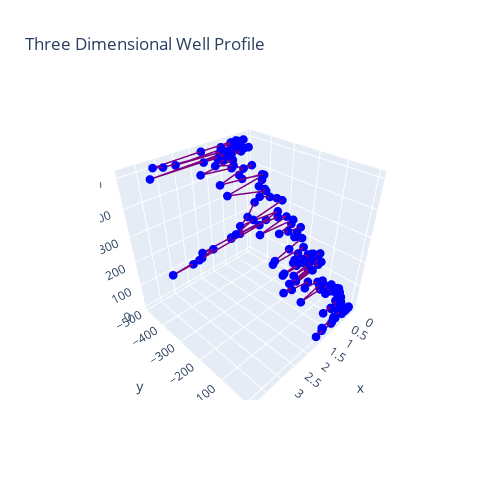

The code cell stored with this chart in its notebook:
### Code cell
fig3 = make_subplots(
    rows=2, cols=2,
    column_widths=[0.6, 0.4],
    row_heights=[0.4 , 0.6])


fig3 = fig3.add_trace(go.Scatter3d( x = x, y = y, z =  -z))


fig3.update_layout (title= "Three Dimensional Well Profile" , autosize = True, width = 500, height = 500, margin = dict( l=100 , r=100 , b=100 , t=100))


fig3.update_traces(
    marker=dict(
        color='blue',
        size=3),
    line=dict(
        color='purple',
        width=3
    ))


# fig6= make_subplots(
#     rows = 2 , cols = 2,
#     column_widths = [0.6,0.4],
#     row_heights=[0.4,0.6]

#    )
# fig6 = fig6.add_trace(go.Scatter3d(x = d , y = a , z = z , name = 'DLS', marker = dict(color = 'orange' , size= 3), line = dict(color = 'orange' , width = 3) ))


# fig6.update_layout(title = "Dog Leg Severity (DLS)" , autosize = True , width = 500 , height = 500 , margin = dict(l=100 , r=100 , b=100 , t = 100))
  
# fig6.update_traces(
#     marker=dict(
#         color='orange',
#         size=3),
#     line=dict(
#         color='purple',
#         width=3
#     )
# )

### Figure 1 — Plotly figure (JSON) as saved in the notebook; plotly's stock layout.template omitted (floating-point values rounded to 4 significant figures; data arrays with more than 128 entries replaced by an {"elided": "..."} marker saying what was removed)
{"data": [{"line": {"color": "purple", "width": 3}, "marker": {"color": "blue", "size": 3}, "type": "scatter3d", "x": {"elided": "178 float values"}, "y": {"elided": "178 float values"}, "z": {"elided": "178 float values"}}], "layout": {"autosize": true, "height": 500, "margin": {"b": 100, "l": 100, "r": 100, "t": 100}, "title": {"text": "Three Dimensional Well Profile"}, "width": 500, "xaxis": {"anchor": "y", "domain": [0, 0.54]}, "xaxis2": {"anchor": "y2", "domain": [0.64, 1]}, "xaxis3": {"anchor": "y3", "domain": [0, 0.54]}, "xaxis4": {"anchor": "y4", "domain": [0.64, 1]}, "yaxis": {"anchor": "x", "domain": [0.66, 1]}, "yaxis2": {"anchor": "x2", "domain": [0.66, 1]}, "yaxis3": {"anchor": "x3", "domain": [0, 0.51]}, "yaxis4": {"anchor": "x4", "domain": [0, 0.51]}}}
